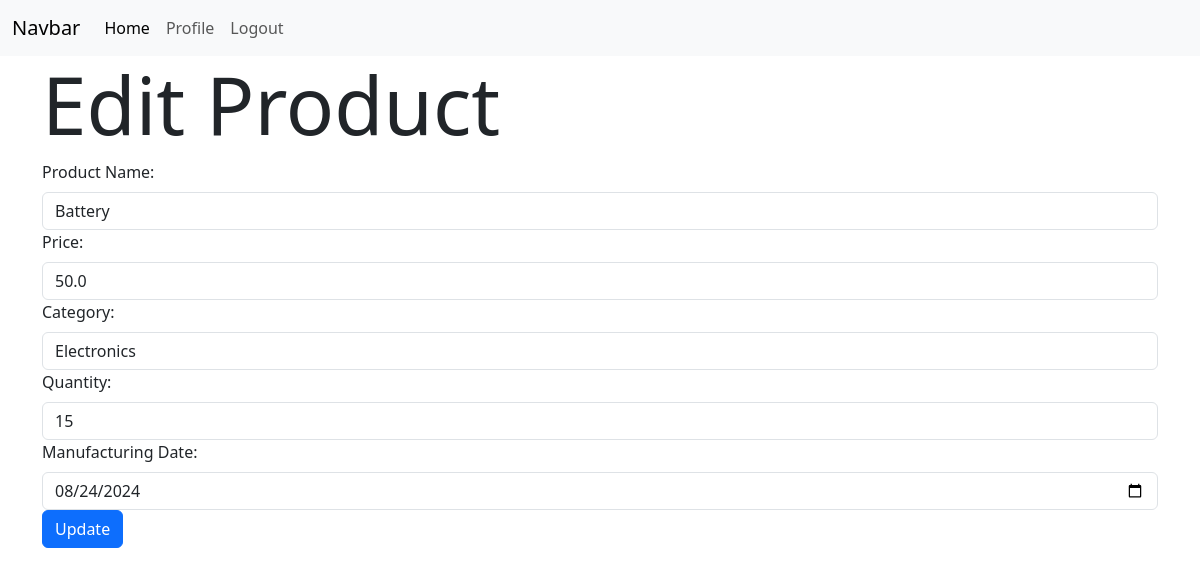
The app's page /product/1/edit (signed in) with its own data.
### models.py (models this page shows)
class Product(db.Model):
    id = db.Column(db.Integer, primary_key=True)
    name = db.Column(db.String(32), unique=True)
    price = db.Column(db.Float, nullable=False)
    category_id = db.Column(db.Integer, db.ForeignKey('category.id'),nullable=False)
    quantity = db.Column(db.Integer, nullable=False)
    man_date = db.Column(db.Date, nullable=False)
    carts = db.relationship('Cart', backref='product', lazy=True)
    orders = db.relationship('Order', backref='product', lazy=True)

### routes.py (the view)
@app.route('/product/<int:id>/edit')
@admin_required
def edit_product(id):
    categories = Category.query.all()
    product = Product.query.get(id)
    return render_template('product/edit.html',categories=categories,product=product)

### routes.py (called while the page is built)
def admin_required(func):
    @wraps(func)
    def inner(*args, **kwargs):
        if 'user_id' not in session:
            flash('Please login to continue')
            return redirect(url_for('login'))
        user = User.query.get(session['user_id'])
        if not user.is_admin:
            flash('You are not authorized to access this page')
            return redirect(url_for('index'))
        return func(*args, **kwargs)
    return inner

### templates/Product/edit.html (shortened to what this page needs)
{% extends 'layout.html' %}
{% block content %}
<h1 class="display-1">
    Edit Product
</h1>
 <form action="{{url_for('edit_product_post',id=product.id)}}" method="post" class="form">
    <div class="form-group">
        <label for="name" class="form-label">Product Name:</label>
        <input type="text"
        name="name"
        id="name"
        class="form-control"
        value="{{product.name}}"
        required>
    </div>
    <div class="form-group">
        <label for="price" class="form-label">Price:</label>
        <input type="number"
        name="price"
        min="1"
        value="{{product.price}}"
        id="price"
        class="form-control"
        required>
    </div>
    <div class="form-group">
        <label for="category_id" class="form-label">Category:</label>
        <select name="category_id" id="category_id" class="form-control" required>
            {% for cat in categories %}
                {% if cat.id == product.category_id %}
                    <option selected value="{{ cat.id }}">{{ cat.name }}</option>
                {% else %}
                    <option value="{{ cat.id }}">{{ cat.name }}</option>
                {% endif %}
            {% endfor %}
        </select>
    </div>
    <div class="form-group">
        <label for="quantity" class="form-label">Quantity:</label>
        <input type="text"
        name="quantity"
        min="1"
        value="{{product.quantity}}"
        id="quantity"
        class="form-control"
        required>
    </div>
    <div class="form-group">
        <label for="man_date" class="form-label">Manufacturing Date:</label>
        <input type="date"
        name="man_date"
        value="{{product.man_date}}"
        id="man_date"
        class="form-control"
        required>
    </div>
    <div>
            <button type="submit" class="btn btn-primary">
             Update</button>
    </div>
</form>
{% endblock %}

### records on screen
Product: name "Battery", price "50.0", quantity "15", man_date "08/24/2024"

### other values on screen
form field category_id "Electronics"
